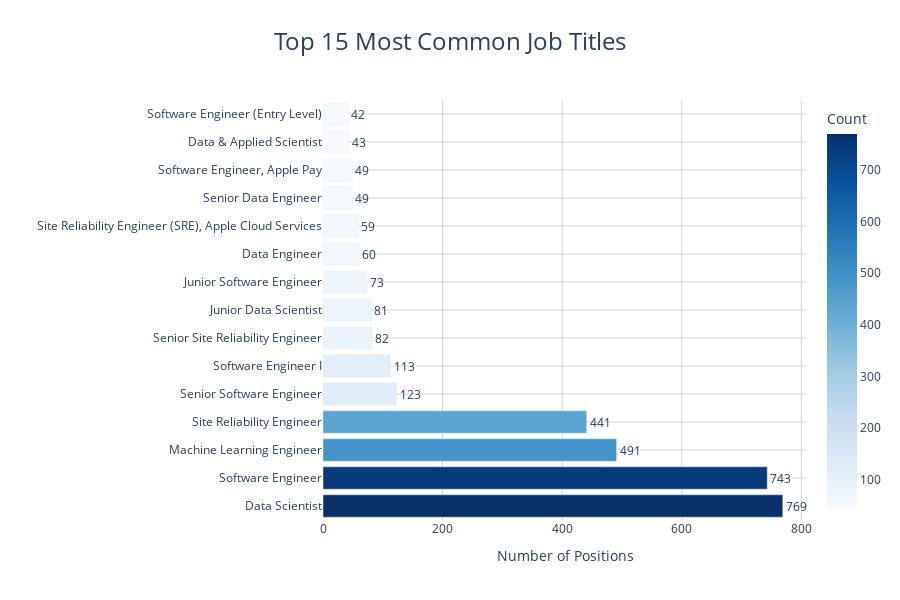

The cell this chart's notebook holds for it:
### Code cell
top_titles = df['title'].value_counts().nlargest(15).reset_index()
top_titles.columns = ['Job Title', 'Count']

fig1 = px.bar(top_titles, 
        x='Count', 
        y='Job Title',
        orientation='h',
        title="Top 15 Most Common Job Titles",
        color='Count',
        color_continuous_scale='blues',
        text='Count')
    
fig1.update_layout(
        plot_bgcolor='white',
        paper_bgcolor='white',
        title={
            'font_size': 24,
            'xanchor': 'center',
            'x': 0.5
        },
        yaxis=dict(
            title='',
            tickfont=dict(size=12),
            gridcolor='lightgray'
        ),
        xaxis=dict(
            title='Number of Positions',
            tickfont=dict(size=12),
            gridcolor='lightgray'
        ),
        showlegend=False,
        height=600
    )
    
fig1.update_traces(
        textposition='outside',
        textfont=dict(size=12),
        hovertemplate="<b>%{y}</b><br>Positions: %{x}<extra></extra>"
    )

### Figure 1 — Plotly figure (JSON) as saved in the notebook; plotly's stock layout.template omitted (floating-point values rounded to 4 significant figures)
{"data": [{"hovertemplate": "<b>%{y}</b><br>Positions: %{x}<extra></extra>", "legendgroup": "", "marker": {"color": [769, 743, 491, 441, 123, 113, 82, 81, 73, 60, 59, 49, 49, 43, 42], "coloraxis": "coloraxis", "pattern": {"shape": ""}}, "name": "", "orientation": "h", "showlegend": false, "text": [769.0, 743.0, 491.0, 441.0, 123.0, 113.0, 82.0, 81.0, 73.0, 60.0, 59.0, 49.0, 49.0, 43.0, 42.0], "textfont": {"size": 12}, "textposition": "outside", "type": "bar", "x": [769, 743, 491, 441, 123, 113, 82, 81, 73, 60, 59, 49, 49, 43, 42], "xaxis": "x", "y": ["Data Scientist", "Software Engineer", "Machine Learning Engineer", "Site Reliability Engineer", "Senior Software Engineer", "Software Engineer I", "Senior Site Reliability Engineer", "Junior Data Scientist", "Junior Software Engineer", "Data Engineer", "Site Reliability Engineer (SRE), Apple Cloud Services", "Senior Data Engineer", "Software Engineer, Apple Pay", "Data & Applied Scientist", "Software Engineer (Entry Level)"], "yaxis": "y"}], "layout": {"barmode": "relative", "coloraxis": {"colorbar": {"title": {"text": "Count"}}, "colorscale": [[0, "rgb(247,251,255)"], [0.125, "rgb(222,235,247)"], [0.25, "rgb(198,219,239)"], [0.375, "rgb(158,202,225)"], [0.5, "rgb(107,174,214)"], [0.625, "rgb(66,146,198)"], [0.75, "rgb(33,113,181)"], [0.875, "rgb(8,81,156)"], [1, "rgb(8,48,107)"]]}, "height": 600, "legend": {"tracegroupgap": 0}, "paper_bgcolor": "white", "plot_bgcolor": "white", "showlegend": false, "title": {"font": {"size": 24}, "text": "Top 15 Most Common Job Titles", "x": 0.5, "xanchor": "center"}, "xaxis": {"anchor": "y", "domain": [0, 1], "gridcolor": "lightgray", "tickfont": {"size": 12}, "title": {"text": "Number of Positions"}}, "yaxis": {"anchor": "x", "domain": [0, 1], "gridcolor": "lightgray", "tickfont": {"size": 12}, "title": {"text": ""}}}}
